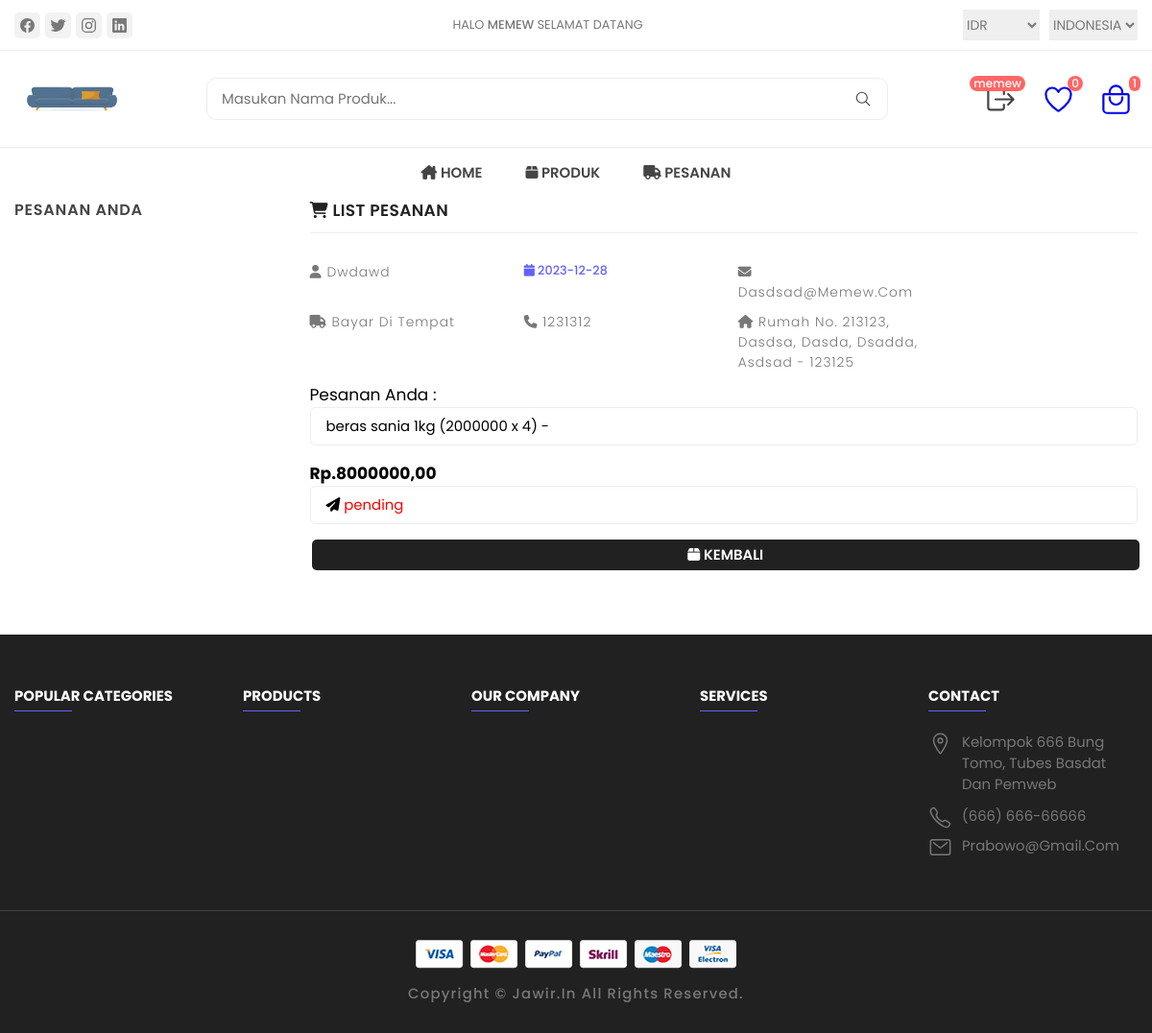
The app's page /detail_orders.php?order_id=2 (signed in) with its own data.
### tables this page shows
CREATE TABLE `users` (
  `id` int(100) NOT NULL,
  `name` varchar(20) NOT NULL,
  `email` varchar(50) NOT NULL,
  `password` varchar(50) NOT NULL
);

CREATE TABLE `orders` (
  `id` int(100) NOT NULL,
  `user_id` int(100) NOT NULL,
  `name` varchar(20) NOT NULL,
  `number` varchar(10) NOT NULL,
  `email` varchar(50) NOT NULL,
  `method` varchar(50) NOT NULL,
  `address` varchar(500) NOT NULL,
  `total_products` varchar(1000) NOT NULL,
  `total_price` int(100) NOT NULL,
  `placed_on` date NOT NULL DEFAULT current_timestamp(),
  `payment_status` varchar(20) NOT NULL DEFAULT 'pending'
);

### detail_orders.php (the view, shortened to what this page needs)
<?php
include 'components/connect.php';
?>
<!DOCTYPE html>
<html lang="en">
<head>
   <link rel="stylesheet" href="./assets/css/style_sakkarepmu.css">
</head>
<body>
   <?php include 'components/user_header.php'; ?>
   <main>
      <div class="product-container">
         <div class="container">
           <div class="sidebar  has-scrollbar" data-mobile-menu>
            <div class="product-showcase">
               <h3 class="showcase-heading">Pesanan Anda</h3>
            </div>
         </div>
            <div class="product-box">
               <h2 class="title"><i class="fa-solid fa-cart-shopping"></i> LIST PESANAN</h2>
               <div class="product-main">
                  <div class="">
                     <?php
                     $order_id = $_GET['order_id'];
                     $select_orders = $conn->prepare("SELECT * FROM `orders` WHERE id = ?");
                     $select_orders->execute([$order_id]);
                     if ($select_orders->rowCount() > 0) {
                        while ($fetch_orders = $select_orders->fetch(PDO::FETCH_ASSOC)) {
                     ?>
                           <div class="showcase-wrapper has-scrollbar">
                              <div class="showcase-container">
                                 <div class="showcase">
                                    <div class="product-grid">
                                       <a href="#">
                                          <h4 class="showcase-title"><i class="fa-solid fa-user"></i> <span><?= $fetch_orders['name']; ?></span> </h4>
                                       </a>
                                       <a href="#" class="showcase-category"><i class="fa-solid fa-calendar"></i> <span><?= $fetch_orders['placed_on']; ?></span> </a>
                                       <a class="showcase-title"><i class="fa-solid fa-envelope"></i> <?= $fetch_orders['email']; ?></a>
                                    </div>
                                    <div class="product-grid">
                                       <a class="showcase-title"><i class="fa-solid fa-truck"></i> <span><?= $fetch_orders['method']; ?></span></a>
                                       <a class="showcase-title"><i class="fa-solid fa-phone"></i> <?= $fetch_orders['number']; ?></a>
                                       <a class="showcase-title"><i class="fa-solid fa-house"></i> <?= $fetch_orders['address']; ?></a>
                                    </div>
                                    <a class="showcase-title">Pesanan Anda : </a>
                                       <div class="kolom-field">
                                          <a class="showcase-category"><span><?= $fetch_orders['total_products']; ?></span></a>
                                       </div>
                                    </div>
                                    <div class="price-box">
                                       <b class="price">Rp.<?= $fetch_orders['total_price']; ?>,00</b>
                                    </div>
                                    <form action="" method="post">
                                       <div name="payment_status" class="kolom-field">
                                          <p> <i class="fa-solid fa-paper-plane"></i> <span style="color:<?php if ($fetch_orders['payment_status'] == 'pending') {
                                                                                                            echo 'red';
                                                                                                         } else {
                                                                                                            echo 'green';
                                                                                                         }; ?>"><?= $fetch_orders['payment_status']; ?></span> </p>
                                       </div>
                                       <div class="price-box">
                                          <a href="orders.php" type="submit" value="perbarui" class="btn btn-wishlist" name="update_payment"><i class="fa-solid fa-box"></i> kembali</a>
                                       </div>
                                    </form>
                                 </div>
                              </div>
                           </div>
                     <?php
                        }
                     } else {
                        echo '<p class="empty">tidak ada pesanan!</p>';
                     }
                     ?>
                  </div>
               </div>
            </div>
         </div>
   </main>
   <?php include 'components/footer.php'; ?>
</body>
</html>

### components/user_header.php (shortened to what this page needs)
<!DOCTYPE html>
<html lang="en">
<head>
   <link rel="stylesheet" href="../assets/css/style_sakkarepmu.css">
</head>
<body>
<header class="header">
   <section class="flex">
      <div class="header-top">
         <div class="container">
            <ul class="header-social-container">
               <li>
                  <a href="#" class="social-link">
                     <ion-icon name="logo-facebook"></ion-icon>
                  </a>
               </li>
               <li>
                  <a href="#" class="social-link">
                     <ion-icon name="logo-twitter"></ion-icon>
                  </a>
               </li>
               <li>
                  <a href="#" class="social-link">
                     <ion-icon name="logo-instagram"></ion-icon>
                  </a>
               </li>
               <li>
                  <a href="#" class="social-link">
                     <ion-icon name="logo-linkedin"></ion-icon>
                  </a>
               </li>
            </ul>
            <div class="header-alert-news">
               <?php
               $select_profile = $conn->prepare("SELECT * FROM `users` WHERE id = ?");
               $select_profile->execute([$user_id]);
               if ($select_profile->rowCount() > 0) {
                  $fetch_profile = $select_profile->fetch(PDO::FETCH_ASSOC);
               ?>
                  <p>
                     Halo
                     <b>
                        <?= $fetch_profile["name"]; ?>
                     </b> Selamat Datang
                  </p>
               <?php
               }
               ?>
            </div>
            <div class="header-top-actions">
               <select name="currency">
                  <option value="usd">IDR</option>
               </select>
               <select name="language">
                  <option value="en-US">Indonesia</option>
               </select>
            </div>
         </div>
      </div>
      <div class="header-main">
         <div class="container">
            <a href="#" class="header-logo">
               <img src="./assets/images/logo/sofa.jpg" alt="Jawir.In's logo" width="120" height="50">
            </a>
            <div class="header-search-container">
               <section class="search-form">
                  <form action="" method="post">
                     <input type="text" name="search_box" class="search-field" placeholder="Masukan Nama Produk..." required>
                     <button class="search-btn" name="search_btn">
                        <ion-icon name="search-outline"></ion-icon>
                     </button>
                  </form>
               </section>
            </div>
            <div class="header-user-actions">
                  <?php
                  $count_wishlist_items = $conn->prepare("SELECT * FROM `wishlist` WHERE user_id = ?");
                  $count_wishlist_items->execute([$user_id]);
                  $total_wishlist_counts = $count_wishlist_items->rowCount();
                  $count_cart_items = $conn->prepare("SELECT * FROM `cart` WHERE user_id = ?");
                  $count_cart_items->execute([$user_id]);
                  $total_cart_counts = $count_cart_items->rowCount();
                  ?>
              <?php
   $select_profile = $conn->prepare("SELECT * FROM `users` WHERE id = ?");
   $select_profile->execute([$user_id]);
   if ($select_profile->rowCount() > 0) {
      $fetch_profile = $select_profile->fetch(PDO::FETCH_ASSOC);
?>
   <div id="user-btn">
      <button class="action-btn" id="logout-btn">
         <ion-icon name="log-out-outline"></ion-icon>
         <span class="count">
            <?= $fetch_profile["name"]; ?>
         </span>
      </button>
   </div>
<?php
   }
?>
               <button class="action-btn">
                  <a href="wishlist.php"><ion-icon name="heart-outline"></ion-icon></a>
                  <span class="count">
                     <?= $total_wishlist_counts; ?>
                  </span>
               </button>
               <button class="action-btn">
                  <a href="cart.php"><ion-icon name="bag-handle-outline"></ion-icon></a>
                  <span class="count">
                     <?= $total_cart_counts; ?>
                  </span>
               </button>
            </div>
         </div>
      </div>
      <nav class="desktop-navigation-menu">
         <div class="container">
            <ul class="desktop-menu-category-list">
               <li class="menu-category">
                  <a href="home.php" class="menu-title"><i class="fa-solid fa-house-chimney"></i> Home</a>
               </li>
               <li class="menu-category">
                  <a href="home.php" class="menu-title"><i class="fa-solid fa-box"></i> Produk</a>
               </li>
               <li class="menu-category">
                  <a href="orders.php" class="menu-title"><i class="fa-solid fa-truck"></i> Pesanan</a>
               </li>
            </ul>
         </div>
      </nav>
   </section>
</header>
</body>
</html>

### records on screen
users: name "MEMEW", name "memew"
orders: name "Dwdawd", placed_on "2023-12-28", email "Dasdsad@memew.com", method "Bayar Di Tempat", number "1231312", address "Rumah No. 213123, Dasdsa, Dasda, Dsadda, Asdsad - 123125", total_products "beras sania 1kg (2000000 x 4) -", total_price "8000000", payment_status "pending"

### other values on screen
$total_wishlist_counts "0"
$total_cart_counts "1"
